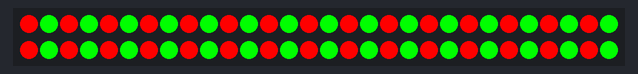
Bench run of a sketch on a simulated ATtiny85, built with avr-gcc and run on an emulated ATtiny85. On the bench: 60 RGB LEDs in strip order, left to right, continuing on the next row. Dim RGB values are drawn brighter than linear.

Above: at 0.1 s.
At 1.6 s:
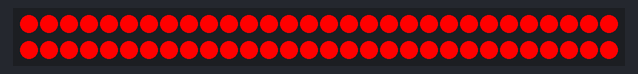
At 3.1 s:
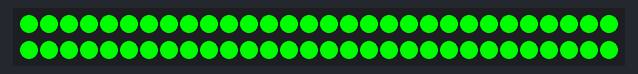
At 11.16 s:
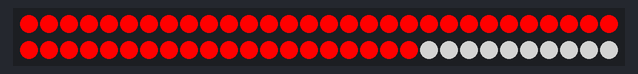
At 19.46 s:
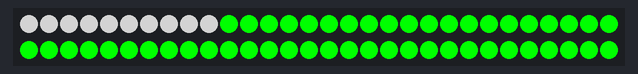
At 29.3 s:
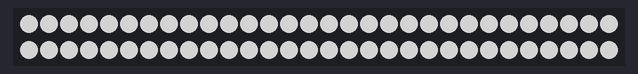

The sketch:

xmas1_basicRG.ino
```cpp
#include <Adafruit_NeoPixel.h>
#ifdef __AVR__
  #include <avr/power.h>
#endif

#define PIN 4

// Parameter 1 = number of pixels in strip
// Parameter 2 = Arduino pin number (most are valid)
// Parameter 3 = pixel type flags, add together as needed:
//   NEO_KHZ800  800 KHz bitstream (most NeoPixel products w/WS2812 LEDs)
//   NEO_KHZ400  400 KHz (classic 'v1' (not v2) FLORA pixels, WS2811 drivers)
//   NEO_GRB     Pixels are wired for GRB bitstream (most NeoPixel products)
//   NEO_RGB     Pixels are wired for RGB bitstream (v1 FLORA pixels, not v2)
//   NEO_RGBW    Pixels are wired for RGBW bitstream (NeoPixel RGBW products)
Adafruit_NeoPixel strip = Adafruit_NeoPixel(60, PIN, NEO_GRB + NEO_KHZ800);

// IMPORTANT: To reduce NeoPixel burnout risk, add 1000 uF capacitor across
// pixel power leads, add 300 - 500 Ohm resistor on first pixel's data input
// and minimize distance between Arduino and first pixel.  Avoid connecting
// on a live circuit...if you must, connect GND first.

void setup() {
  // This is for Trinket 5V 16MHz, you can remove these three lines if you are not using a Trinket
  #if defined (__AVR_ATtiny85__)
    if (F_CPU == 16000000) clock_prescale_set(clock_div_1);
  #endif
  // End of trinket special code


  strip.begin();
  strip.show(); // Initialize all pixels to 'off'
}

void loop() {
  // Some example procedures showing how to display to the pixels:

  colorAll2Color(strip.Color(255, 0, 0), strip.Color(0, 255, 0), 150); // Red Green

  colorAll1Color(strip.Color(255, 0, 0), 150); // Red
  colorAll1Color(strip.Color(0, 255, 0), 150); // Green
  colorAll1Color(strip.Color(127, 127, 127), 150); // White

  colorWipe(strip.Color(255, 0, 0), 100); // Red
  colorWipe(strip.Color(0, 255, 0), 100); // Green
  colorWipe(strip.Color(127, 127, 127), 100); // White
  //colorWipe(strip.Color(0, 0, 0, 255), 50); // White RGBW


}

// Fill the dots one after the other with a color
void colorWipe(uint32_t c, uint8_t wait) {
  for(uint16_t i=0; i<strip.numPixels(); i++) {
    strip.setPixelColor(i, c);
    strip.show();
    delay(wait);
  }
}

// Fill the dots one after the other with a color
void colorAll1Color(uint32_t c, uint8_t wait) {
  for(uint16_t i=0; i<strip.numPixels(); i++) {
    strip.setPixelColor(i, c);
  }
    strip.show();
    delay(wait*10);
}

// Fill the dots one after the other with a color
void colorAll2Color(uint32_t c1, uint32_t c2, uint8_t wait) {
  for(uint16_t i=0; i<strip.numPixels(); i++) {
    if(i % 2 == 0) //even
        strip.setPixelColor(i, c1);
    else // odd
      strip.setPixelColor(i, c2);
  }
    strip.show();
    delay(wait*10);
}


// Input a value 0 to 255 to get a color value.
// The colours are a transition r - g - b - back to r.
uint32_t Wheel(byte WheelPos) {
  WheelPos = 255 - WheelPos;
  if(WheelPos < 85) {
    return strip.Color(255 - WheelPos * 3, 0, WheelPos * 3);
  }
  if(WheelPos < 170) {
    WheelPos -= 85;
    return strip.Color(0, WheelPos * 3, 255 - WheelPos * 3);
  }
  WheelPos -= 170;
  return strip.Color(WheelPos * 3, 255 - WheelPos * 3, 0);
}
```

Measured:
- what the display in image 1 shows lasts 1.5 s, from 1.5 s to 3.0 s
